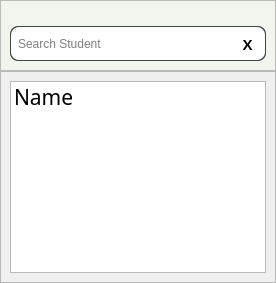
      <widget class="QWidget" name="search_screen">
       <layout class="QVBoxLayout" name="verticalLayout_38">
        <property name="spacing">
         <number>0</number>
        </property>
        <property name="leftMargin">
         <number>0</number>
        </property>
        <property name="topMargin">
         <number>0</number>
        </property>
        <property name="rightMargin">
         <number>0</number>
        </property>
        <property name="bottomMargin">
         <number>0</number>
        </property>
        <item>
         <widget class="QFrame" name="search_frame_2">
          <property name="maximumSize">
           <size>
            <width>16777215</width>
            <height>85</height>
           </size>
          </property>
          <property name="styleSheet">
           <string notr="true">background-color:#f2f4ee;</string>
          </property>
          <property name="frameShape">
           <enum>QFrame::StyledPanel</enum>
          </property>
          <property name="frameShadow">
           <enum>QFrame::Raised</enum>
          </property>
          <layout class="QHBoxLayout" name="horizontalLayout_38">
           <property name="topMargin">
            <number>25</number>
           </property>
           <item>
            <widget class="QFrame" name="SchoolNameBorder_9">
             <property name="maximumSize">
              <size>
               <width>600</width>
               <height>35</height>
              </size>
             </property>
             <property name="styleSheet">
              <string notr="true">background-color: #414844;
border-radius:8px;</string>
             </property>
             <property name="frameShape">
              <enum>QFrame::StyledPanel</enum>
             </property>
             <property name="frameShadow">
              <enum>QFrame::Raised</enum>
             </property>
             <layout class="QHBoxLayout" name="horizontalLayout_39">
              <property name="spacing">
               <number>0</number>
              </property>
              <property name="leftMargin">
               <number>1</number>
              </property>
              <property name="topMargin">
               <number>1</number>
              </property>
              <property name="rightMargin">
               <number>1</number>
              </property>
              <property name="bottomMargin">
               <number>1</number>
              </property>
              <item>
               <widget class="QFrame" name="frame_57">
                <property name="maximumSize">
                 <size>
                  <width>600</width>
                  <height>35</height>
                 </size>
                </property>
                <property name="styleSheet">
                 <string notr="true">background-color: rgb(255, 255, 255);
border-radius: 8px;</string>
                </property>
                <property name="frameShape">
                 <enum>QFrame::StyledPanel</enum>
                </property>
                <property name="frameShadow">
                 <enum>QFrame::Raised</enum>
                </property>
                <layout class="QHBoxLayout" name="horizontalLayout_40">
                 <property name="spacing">
                  <number>0</number>
                 </property>
                 <property name="leftMargin">
                  <number>5</number>
                 </property>
                 <property name="topMargin">
                  <number>5</number>
                 </property>
                 <property name="rightMargin">
                  <number>5</number>
                 </property>
                 <property name="bottomMargin">
                  <number>5</number>
                 </property>
                 <item>
                  <widget class="QLineEdit" name="searchbar_main">
                   <property name="sizePolicy">
                    <sizepolicy hsizetype="Expanding" vsizetype="Preferred">
                     <horstretch>0</horstretch>
                     <verstretch>0</verstretch>
                    </sizepolicy>
                   </property>
                   <property name="font">
                    <font>
                     <stylestrategy>PreferDefault</stylestrategy>
                    </font>
                   </property>
                   <property name="cursor">
                    <cursorShape>IBeamCursor</cursorShape>
                   </property>
                   <property name="focusPolicy">
                    <enum>Qt::ClickFocus</enum>
                   </property>
                   <property name="placeholderText">
                    <string>Search Student</string>
                   </property>
                  </widget>
                 </item>
                 <item>
                  <widget class="QPushButton" name="close_search">
                   <property name="minimumSize">
                    <size>
                     <width>25</width>
                     <height>25</height>
                    </size>
                   </property>
                   <property name="maximumSize">
                    <size>
                     <width>25</width>
                     <height>25</height>
                    </size>
                   </property>
                   <property name="font">
                    <font>
                     <family>Arial</family>
                     <pointsize>11</pointsize>
                     <weight>75</weight>
                     <bold>true</bold>
                    </font>
                   </property>
                   <property name="text">
                    <string>X</string>
                   </property>
                  </widget>
                 </item>
                </layout>
               </widget>
              </item>
             </layout>
            </widget>
           </item>
          </layout>
         </widget>
        </item>
        <item>
         <widget class="QFrame" name="frame_58">
          <property name="frameShape">
           <enum>QFrame::StyledPanel</enum>
          </property>
          <property name="frameShadow">
           <enum>QFrame::Raised</enum>
          </property>
          <layout class="QVBoxLayout" name="verticalLayout_39">
           <item>
            <widget class="QListWidget" name="listWidget">
             <property name="font">
              <font>
               <family>JetBrains Mono NL SemiBold</family>
               <pointsize>16</pointsize>
              </font>
             </property>
             <property name="horizontalScrollBarPolicy">
              <enum>Qt::ScrollBarAlwaysOff</enum>
             </property>
             <item>
              <property name="text">
               <string>Name</string>
              </property>
             </item>
            </widget>
           </item>
          </layout>
         </widget>
        </item>
       </layout>
      </widget>
